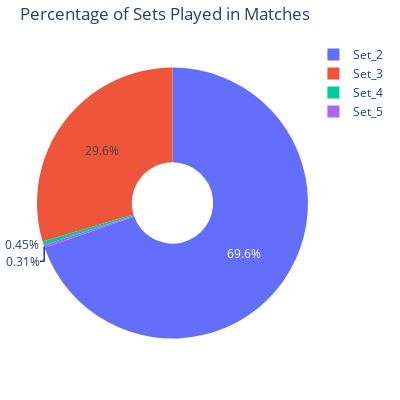

Notebook source saved alongside this figure:
### Markdown cell above
### 5.	How many sets are typically played in a tennis match?

### Code cell
count_set_per_match = GameInfo.groupby('match_id')['set_id'].max().sort_values(ascending=False)
count_set_df = pd.DataFrame(count_set_per_match[count_set_per_match.values > 1].value_counts())
count_set_df['percentage'] = ((count_set_df / count_set_df['set_id'].sum())*100).round(2)

# plot
labels = ['Set_2', 'Set_3', 'Set_4', 'Set_5']
fig = px.pie(
    count_set_df,
    values='percentage',
    names=labels ,
    title='Percentage of Sets Played in Matches',
    hole=0.3  # Optional: makes it a donut chart
)

# Customize the layout
fig.update_layout(
    width=400,
    height=400,
    margin=dict(l=20, r=20, t=40, b=20)  # Adjust the margins as needed
)
# Show the chart
fig.show()

### Figure 1 — Plotly figure (JSON) as saved in the notebook; plotly's stock layout.template omitted (floating-point values rounded to 4 significant figures)
{"data": [{"domain": {"x": [0, 1], "y": [0, 1]}, "hole": 0.3, "hovertemplate": "label=%{label}<br>percentage=%{value}<extra></extra>", "labels": ["Set_2", "Set_3", "Set_4", "Set_5"], "legendgroup": "", "name": "", "showlegend": true, "type": "pie", "values": [69.65, 29.6, 0.45, 0.31]}], "layout": {"height": 400, "legend": {"tracegroupgap": 0}, "margin": {"b": 20, "l": 20, "r": 20, "t": 40}, "title": {"text": "Percentage of Sets Played in Matches"}, "width": 400}}
